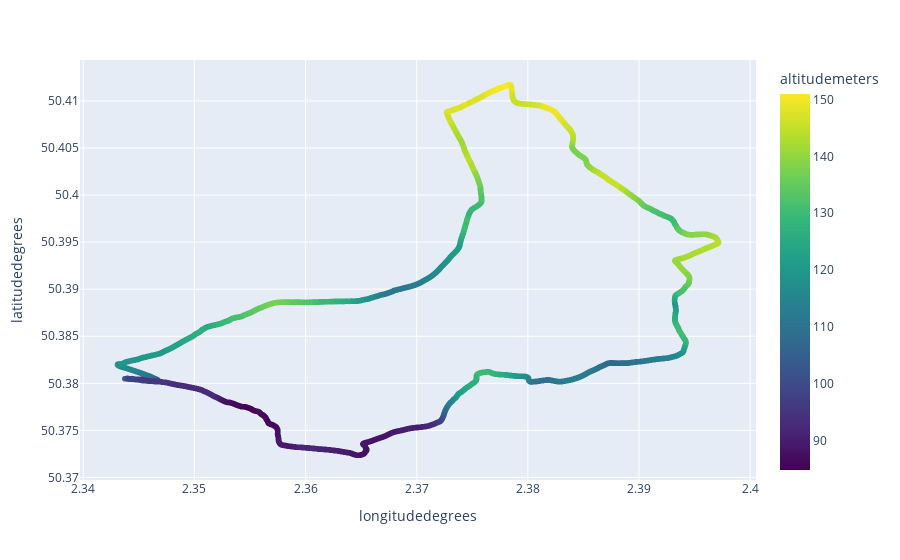

The cell this chart's notebook holds for it:
### Code cell
px.scatter(act,x="longitudedegrees",y="latitudedegrees",color="altitudemeters",hover_name="distancemeters",
            color_continuous_scale='viridis')

### Figure 1 — Plotly figure (JSON) as saved in the notebook; plotly's stock layout.template omitted (floating-point values rounded to 4 significant figures; data arrays with more than 128 entries replaced by an {"elided": "..."} marker saying what was removed)
{"data": [{"hovertemplate": "<b>%{hovertext}</b><br><br>longitudedegrees=%{x}<br>latitudedegrees=%{y}<br>altitudemeters=%{marker.color}<extra></extra>", "hovertext": {"elided": "4058 float values"}, "legendgroup": "", "marker": {"color": {"elided": "4058 float values"}, "coloraxis": "coloraxis", "symbol": "circle"}, "mode": "markers", "name": "", "showlegend": false, "type": "scattergl", "x": {"elided": "4058 float values"}, "xaxis": "x", "y": {"elided": "4058 float values"}, "yaxis": "y"}], "layout": {"coloraxis": {"colorbar": {"title": {"text": "altitudemeters"}}, "colorscale": [[0, "#440154"], [0.1111, "#482878"], [0.2222, "#3e4989"], [0.3333, "#31688e"], [0.4444, "#26828e"], [0.5556, "#1f9e89"], [0.6667, "#35b779"], [0.7778, "#6ece58"], [0.8889, "#b5de2b"], [1, "#fde725"]]}, "legend": {"tracegroupgap": 0}, "margin": {"t": 60}, "xaxis": {"anchor": "y", "domain": [0, 1], "title": {"text": "longitudedegrees"}}, "yaxis": {"anchor": "x", "domain": [0, 1], "title": {"text": "latitudedegrees"}}}}
